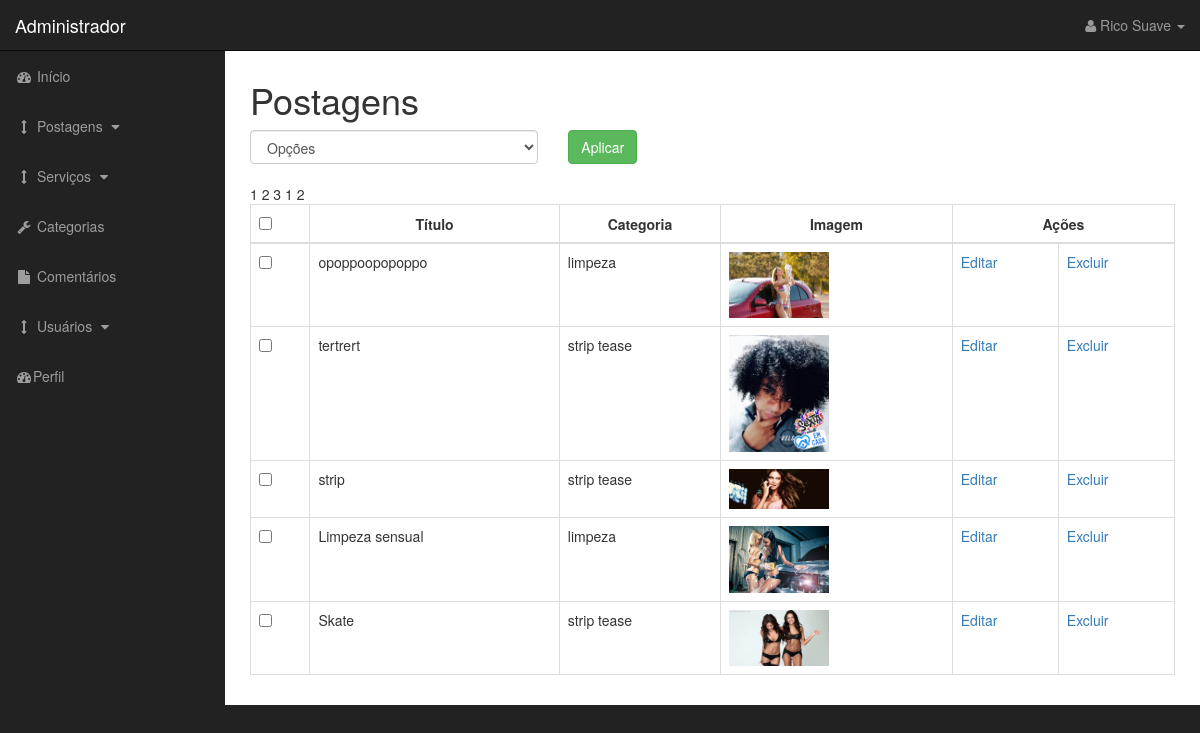
Screenshot of /admin/services.php (signed in) with the database file from the repository.
### tables this page shows
CREATE TABLE `services` (
  `service_id` int(11) NOT NULL,
  `service_category_id` int(11) NOT NULL,
  `service_title` varchar(255) NOT NULL,
  `service_image` varchar(255) NOT NULL,
  `service_content` varchar(255) NOT NULL
);

CREATE TABLE `service_categories` (
  `service_cat_id` int(11) NOT NULL,
  `service_cat_name` varchar(255) NOT NULL
);

### admin/includes/view_all_services.php (the view, shortened to what this page needs)
<form action="" method="post">
  <table class="table table-bordered table-hover">
    <div class="row">
      <div id="bulkOptionContainer" class="col-xs-4">
        <select name="bulk_options" id="" class="form-control">
          <option value="select">Opções</option>
        </select>
      </div>
      <div class="col-xs-4">
        <input type="submit" name="submit" class="btn btn-success" value="Aplicar">
      </div>
    </div>
    <br>
    <thead>
      <tr>
        <th><input type="checkbox" id="select_all_boxes" name=""></th>
        <th style="text-align: center !important;">Título</th>
        <th style="text-align: center !important;">Categoria</th>
        <th style="text-align: center !important;">Imagem</th>
        <th style="text-align: center !important;" colspan="2">Ações</th>
      </tr>
    </thead>
    <tbody>
      <?php
        $query = "SELECT * FROM services ORDER BY service_id DESC;";
        $select_posts = mysqli_query($connection, $query);
        while ($row = mysqli_fetch_assoc($select_posts)) {
        	$service_category_id = $row['service_category_id'];
          $service_id = $row['service_id'];
          ?>
          <tr>
            <td><input type="checkbox" class="" name="check_box_array[]" value="<?= $service_id ?>"></td>
            <td><?= $row['service_title'] ?></td>
            <?php
            	$query = "SELECT * FROM service_categories WHERE service_cat_id = $service_category_id;";
              $select_service_categories = mysqli_query($connection, $query);
              while ($row_2 = mysqli_fetch_assoc($select_service_categories)) {
                $service_cat_name = $row_2['service_cat_name'];
              }
            ?>
            <td><?= $service_cat_name ?></td>
            <td>
              <img src="../images/<?= $row['service_image'] ?>" alt="Post Image" style="width: 100px;">
            </td>
            <td><a href="posts.php?source=edit_post&p_id=<?= $row['service_id'] ?>">Editar</a></td>
            <td><a href="posts.php?delete=<?= $row['service_id'] ?>">Excluir</a></td>
          </tr>
          <?php
        }
  		?>
    </tbody>
  </table>
</form>

### admin/includes/admin_header.php (shortened to what this page needs)
<!DOCTYPE html>
<html lang="en">
<head>
  <link href="css/bootstrap.min.css" rel="stylesheet">
  <link href="css/sb-admin.css" rel="stylesheet">
  <link href="font-awesome/css/font-awesome.min.css" rel="stylesheet" type="text/css">
</head>
<body>
  <div id="wrapper">
  <?php require('includes/admin_navigation.php'); ?>

### admin/includes/admin_navigation.php (shortened to what this page needs)
<nav class="navbar navbar-inverse navbar-fixed-top" role="navigation">
    <div class="navbar-header">
        <a class="navbar-brand" href="index.php">Administrador</a>
    </div>
    <ul class="nav navbar-right top-nav">
        <li class="dropdown">
            <a href="#" class="dropdown-toggle" data-toggle="dropdown"><i class="fa fa-user"></i>
                <?= $_SESSION['first_name'] ?>
                <?= $_SESSION['last_name'] ?>
                <b class="caret"></b></a>
        </li>
    </ul>
    <div class="collapse navbar-collapse navbar-ex1-collapse">
        <ul class="nav navbar-nav side-nav">
            <li>
                <a href="index.php"><i class="fa fa-fw fa-dashboard"></i> Início</a>
            </li>
            <li>
                <a href="javascript:;" data-toggle="collapse" data-target="#posts_drop_down"><i class="fa fa-fw fa-arrows-v"></i> Postagens <i class="fa fa-fw fa-caret-down"></i></a>
            </li>
            <li>
                <a href="javascript:;" data-toggle="collapse" data-target="#services_drop_down"><i class="fa fa-fw fa-arrows-v"></i> Serviços <i class="fa fa-fw fa-caret-down"></i></a>
            </li>
            <li>
                <a href="categories.php"><i class="fa fa-fw fa-wrench"></i> Categorias</a>
            </li>
            <li class="">
                <a href="comments.php"><i class="fa fa-fw fa-file"></i> Comentários</a>
            </li>
            <li>
                <a href="javascript:;" data-toggle="collapse" data-target="#users_drop_down"><i class="fa fa-fw fa-arrows-v"></i> Usuários <i class="fa fa-fw fa-caret-down"></i></a>
            </li>
            <li>
                <a href="profile.php"><i class="fa fa-fw fa-dashboard"></i>Perfil</a>
            </li>
        </ul>
    </div>
</nav>

### admin/services.php (shortened to what this page needs)
<?php require('includes/admin_header.php'); ?>
  <div id="page-wrapper">
    <div class="container-fluid">
      <div class="row">
        <div class="col-lg-12">
        	<h1>Postagens</h1>
          <?php
            if (isset($_GET['source'])) {
              $source = $_GET['source'];
            }
            else{
              $source = "";
            }
            switch ($source) {
              default:
                include('includes/view_all_services.php');
                break;
            }
          ?>
        </div>
      </div>
    </div>
  </div>
<?php require('includes/admin_footer.php'); ?>

### admin/includes/admin_footer.php (shortened to what this page needs)
    </div>
</body>
</html>

### admin/css/sb-admin.css (style rules this page uses)
body { margin-top: 100px; background-color: #222; }
@media (min-width:768px) { body { margin-top: 50px; } }
#wrapper { padding-left: 0; }
#page-wrapper { width: 100%; padding: 0; background-color: #fff; }
@media (min-width:768px) { #wrapper { padding-left: 225px; } }
@media (min-width:768px) { #page-wrapper { padding: 10px; } }
.top-nav { padding: 0 15px; }
.top-nav>li { display: inline-block; float: left; }
.top-nav>li>a { padding-top: 15px; padding-bottom: 15px; line-height: 20px; color: #999; }
@media (min-width:768px) { .side-nav { position: fixed; top: 51px; left: 225px; width: 225px; margin-left: -225px; border: none; border-radius: 0; overflow-y: auto; background-color: #222; } }
@media (min-width:768px) { .side-nav>li>a { width: 225px; } }

### rows the page displays
services: service_title "opoppoopopoppo", service_category.service_cat_name "limpeza", service_image (picture)
services: service_title "tertrert", service_category.service_cat_name "strip tease", service_image (picture)
services: service_title "strip", service_image (picture)
service_categories: service_cat_name "strip tease"
services: service_title "Limpeza sensual", service_category.service_cat_name "limpeza", service_image (picture)
services: service_title "Skate", service_category.service_cat_name "strip tease", service_image (picture)

### other values shown
$_SESSION['first_name'] "Rico"
$_SESSION['last_name'] "Suave"
